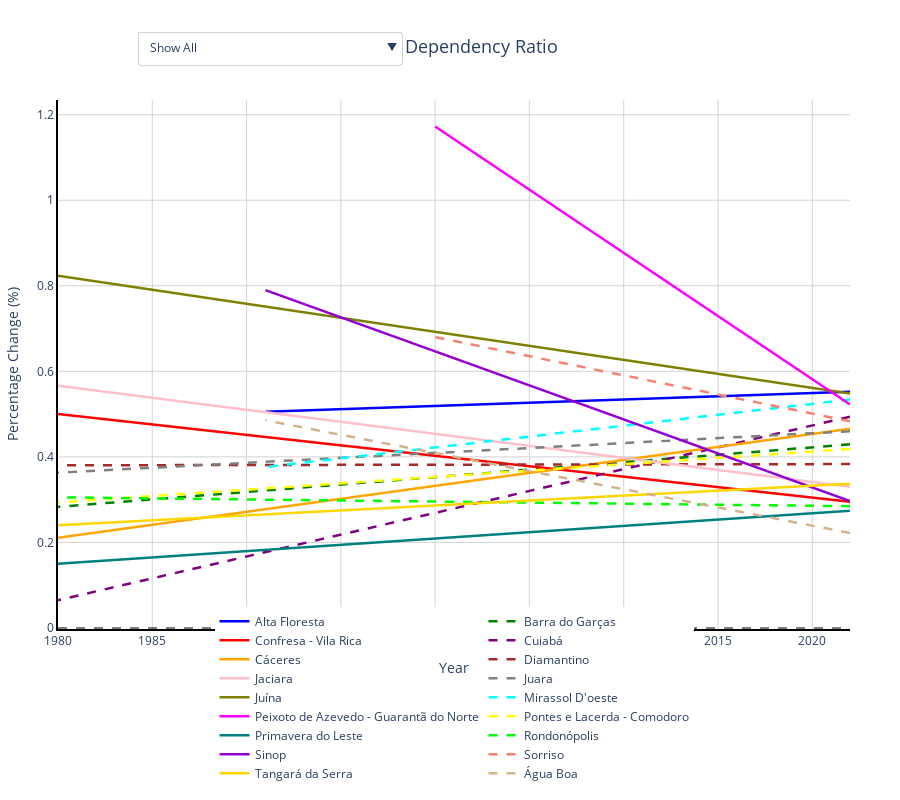

The code cell stored with this chart in its notebook:
### Code cell
# Elderly dependency ratio plot
create_interactive_linear_plot(
    r"C:\Users\daves\OneDrive\Pessoal\Acadêmico\Mestrado\Dissertação - Execução\Dissertação\Quadros e gráficos\Table 12.xlsx",
    "Planilha2",
    r"C:/Users/daves/OneDrive/Pessoal/Acadêmico/Mestrado/Dissertação - Execução/Dissertação/Quadros e gráficos/Elderly_dependency_ratio.html",
    plot_title="Elderly Dependency Ratio",
    y_zero_line=True,
    show_plot=True
)

### Figure 1 — Plotly figure (JSON) as saved in the notebook; plotly's stock layout.template omitted (floating-point values rounded to 4 significant figures)
{"data": [{"hovertemplate": "<b>Alta Floresta</b><br>Year: %{x}<br>Change: %{y:.2f}%", "line": {"color": "blue", "dash": "solid", "width": 2.5}, "mode": "lines", "name": "Alta Floresta", "type": "scatter", "x": [2022, 2010, 2000, 1991], "y": [0.5523, 0.5342, 0.5191, 0.5056]}, {"hovertemplate": "<b>Barra do Garças</b><br>Year: %{x}<br>Change: %{y:.2f}%", "line": {"color": "green", "dash": "dash", "width": 2.5}, "mode": "lines", "name": "Barra do Garças", "type": "scatter", "x": [2022, 2010, 2000, 1991, 1980], "y": [0.4293, 0.3875, 0.3528, 0.3215, 0.2832]}, {"hovertemplate": "<b>Confresa - Vila Rica</b><br>Year: %{x}<br>Change: %{y:.2f}%", "line": {"color": "red", "dash": "solid", "width": 2.5}, "mode": "lines", "name": "Confresa - Vila Rica", "type": "scatter", "x": [2022, 2010, 2000, 1991, 1980], "y": [0.2953, 0.3538, 0.4026, 0.4464, 0.5001]}, {"hovertemplate": "<b>Cuiabá</b><br>Year: %{x}<br>Change: %{y:.2f}%", "line": {"color": "purple", "dash": "dash", "width": 2.5}, "mode": "lines", "name": "Cuiabá", "type": "scatter", "x": [2022, 2010, 2000, 1991, 1980], "y": [0.4939, 0.3713, 0.2692, 0.1773, 0.06503]}, {"hovertemplate": "<b>Cáceres</b><br>Year: %{x}<br>Change: %{y:.2f}%", "line": {"color": "orange", "dash": "solid", "width": 2.5}, "mode": "lines", "name": "Cáceres", "type": "scatter", "x": [2022, 2010, 2000, 1991, 1980], "y": [0.466, 0.3931, 0.3323, 0.2776, 0.2107]}, {"hovertemplate": "<b>Diamantino</b><br>Year: %{x}<br>Change: %{y:.2f}%", "line": {"color": "brown", "dash": "dash", "width": 2.5}, "mode": "lines", "name": "Diamantino", "type": "scatter", "x": [2022, 2010, 2000, 1991, 1980], "y": [0.3832, 0.3824, 0.3817, 0.3811, 0.3803]}, {"hovertemplate": "<b>Jaciara</b><br>Year: %{x}<br>Change: %{y:.2f}%", "line": {"color": "pink", "dash": "solid", "width": 2.5}, "mode": "lines", "name": "Jaciara", "type": "scatter", "x": [2022, 2010, 2000, 1991, 1980], "y": [0.3304, 0.3977, 0.4538, 0.5043, 0.566]}, {"hovertemplate": "<b>Juara</b><br>Year: %{x}<br>Change: %{y:.2f}%", "line": {"color": "gray", "dash": "dash", "width": 2.5}, "mode": "lines", "name": "Juara", "type": "scatter", "x": [2022, 2010, 2000, 1991, 1980], "y": [0.4599, 0.4323, 0.4092, 0.3885, 0.3631]}, {"hovertemplate": "<b>Juína</b><br>Year: %{x}<br>Change: %{y:.2f}%", "line": {"color": "olive", "dash": "solid", "width": 2.5}, "mode": "lines", "name": "Juína", "type": "scatter", "x": [2022, 2010, 2000, 1991, 1980], "y": [0.5479, 0.6266, 0.6922, 0.7513, 0.8235]}, {"hovertemplate": "<b>Mirassol D'oeste</b><br>Year: %{x}<br>Change: %{y:.2f}%", "line": {"color": "cyan", "dash": "dash", "width": 2.5}, "mode": "lines", "name": "Mirassol D'oeste", "type": "scatter", "x": [2022, 2010, 2000, 1991], "y": [0.5341, 0.473, 0.4221, 0.3763]}, {"hovertemplate": "<b>Peixoto de Azevedo - Guarantã do Norte</b><br>Year: %{x}<br>Change: %{y:.2f}%", "line": {"color": "magenta", "dash": "solid", "width": 2.5}, "mode": "lines", "name": "Peixoto de Azevedo - Guarantã do Norte", "type": "scatter", "x": [2022, 2010, 2000], "y": [0.5227, 0.8771, 1.172]}, {"hovertemplate": "<b>Pontes e Lacerda - Comodoro</b><br>Year: %{x}<br>Change: %{y:.2f}%", "line": {"color": "yellow", "dash": "dash", "width": 2.5}, "mode": "lines", "name": "Pontes e Lacerda - Comodoro", "type": "scatter", "x": [2022, 2010, 2000, 1991, 1980], "y": [0.4185, 0.3828, 0.3531, 0.3263, 0.2937]}, {"hovertemplate": "<b>Primavera do Leste</b><br>Year: %{x}<br>Change: %{y:.2f}%", "line": {"color": "teal", "dash": "solid", "width": 2.5}, "mode": "lines", "name": "Primavera do Leste", "type": "scatter", "x": [2022, 2010, 2000, 1991, 1980], "y": [0.2739, 0.2387, 0.2093, 0.1828, 0.1505]}, {"hovertemplate": "<b>Rondonópolis</b><br>Year: %{x}<br>Change: %{y:.2f}%", "line": {"color": "lime", "dash": "dash", "width": 2.5}, "mode": "lines", "name": "Rondonópolis", "type": "scatter", "x": [2022, 2010, 2000, 1991, 1980], "y": [0.2847, 0.2906, 0.2956, 0.3, 0.3055]}, {"hovertemplate": "<b>Sinop</b><br>Year: %{x}<br>Change: %{y:.2f}%", "line": {"color": "darkviolet", "dash": "solid", "width": 2.5}, "mode": "lines", "name": "Sinop", "type": "scatter", "x": [2022, 2010, 2000, 1991], "y": [0.2968, 0.4876, 0.6466, 0.7897]}, {"hovertemplate": "<b>Sorriso</b><br>Year: %{x}<br>Change: %{y:.2f}%", "line": {"color": "salmon", "dash": "dash", "width": 2.5}, "mode": "lines", "name": "Sorriso", "type": "scatter", "x": [2022, 2010, 2000], "y": [0.4833, 0.5906, 0.68]}, {"hovertemplate": "<b>Tangará da Serra</b><br>Year: %{x}<br>Change: %{y:.2f}%", "line": {"color": "gold", "dash": "solid", "width": 2.5}, "mode": "lines", "name": "Tangará da Serra", "type": "scatter", "x": [2022, 2010, 2000, 1991, 1980], "y": [0.3373, 0.3096, 0.2864, 0.2656, 0.2402]}, {"hovertemplate": "<b>Água Boa</b><br>Year: %{x}<br>Change: %{y:.2f}%", "line": {"color": "tan", "dash": "dash", "width": 2.5}, "mode": "lines", "name": "Água Boa", "type": "scatter", "x": [2022, 2010, 2000, 1991], "y": [0.2223, 0.3242, 0.4091, 0.4856]}], "layout": {"height": 800, "legend": {"font": {"size": 12}, "orientation": "h", "x": 0.5, "xanchor": "center", "y": -0.3, "yanchor": "bottom"}, "margin": {"b": 150, "l": 50, "r": 50, "t": 100}, "paper_bgcolor": "white", "plot_bgcolor": "white", "shapes": [{"line": {"color": "black", "dash": "dash"}, "opacity": 0.5, "type": "line", "x0": 0, "x1": 1, "xref": "x domain", "y0": 0, "y1": 0, "yref": "y"}], "title": {"font": {"size": 18}, "text": "Elderly Dependency Ratio", "x": 0.5, "xanchor": "center", "y": 0.95, "yanchor": "top"}, "updatemenus": [{"bgcolor": "white", "bordercolor": "lightgray", "borderwidth": 1, "buttons": [{"args": [{"visible": [true, true, true, true, true, true, true, true, true, true, true, true, true, true, true, true, true, true]}, {"showlegend": true, "title": "Elderly Dependency Ratio"}], "label": "Show All", "method": "update"}, {"args": [{"visible": [true, false, false, false, false, false, false, false, false, false, false, false, false, false, false, false, false, false]}, {"showlegend": true, "title": "Elderly Dependency Ratio - Alta Floresta"}], "label": "Alta Floresta", "method": "update"}, {"args": [{"visible": [false, true, false, false, false, false, false, false, false, false, false, false, false, false, false, false, false, false]}, {"showlegend": true, "title": "Elderly Dependency Ratio - Barra do Garças"}], "label": "Barra do Garças", "method": "update"}, {"args": [{"visible": [false, false, true, false, false, false, false, false, false, false, false, false, false, false, false, false, false, false]}, {"showlegend": true, "title": "Elderly Dependency Ratio - Confresa - Vila Rica"}], "label": "Confresa - Vila Rica", "method": "update"}, {"args": [{"visible": [false, false, false, true, false, false, false, false, false, false, false, false, false, false, false, false, false, false]}, {"showlegend": true, "title": "Elderly Dependency Ratio - Cuiabá"}], "label": "Cuiabá", "method": "update"}, {"args": [{"visible": [false, false, false, false, true, false, false, false, false, false, false, false, false, false, false, false, false, false]}, {"showlegend": true, "title": "Elderly Dependency Ratio - Cáceres"}], "label": "Cáceres", "method": "update"}, {"args": [{"visible": [false, false, false, false, false, true, false, false, false, false, false, false, false, false, false, false, false, false]}, {"showlegend": true, "title": "Elderly Dependency Ratio - Diamantino"}], "label": "Diamantino", "method": "update"}, {"args": [{"visible": [false, false, false, false, false, false, true, false, false, false, false, false, false, false, false, false, false, false]}, {"showlegend": true, "title": "Elderly Dependency Ratio - Jaciara"}], "label": "Jaciara", "method": "update"}, {"args": [{"visible": [false, false, false, false, false, false, false, true, false, false, false, false, false, false, false, false, false, false]}, {"showlegend": true, "title": "Elderly Dependency Ratio - Juara"}], "label": "Juara", "method": "update"}, {"args": [{"visible": [false, false, false, false, false, false, false, false, true, false, false, false, false, false, false, false, false, false]}, {"showlegend": true, "title": "Elderly Dependency Ratio - Juína"}], "label": "Juína", "method": "update"}, {"args": [{"visible": [false, false, false, false, false, false, false, false, false, true, false, false, false, false, false, false, false, false]}, {"showlegend": true, "title": "Elderly Dependency Ratio - Mirassol D'oeste"}], "label": "Mirassol D'oeste", "method": "update"}, {"args": [{"visible": [false, false, false, false, false, false, false, false, false, false, true, false, false, false, false, false, false, false]}, {"showlegend": true, "title": "Elderly Dependency Ratio - Peixoto de Azevedo - Guarantã do Norte"}], "label": "Peixoto de Azevedo - Guarantã do Norte", "method": "update"}, {"args": [{"visible": [false, false, false, false, false, false, false, false, false, false, false, true, false, false, false, false, false, false]}, {"showlegend": true, "title": "Elderly Dependency Ratio - Pontes e Lacerda - Comodoro"}], "label": "Pontes e Lacerda - Comodoro", "method": "update"}, {"args": [{"visible": [false, false, false, false, false, false, false, false, false, false, false, false, true, false, false, false, false, false]}, {"showlegend": true, "title": "Elderly Dependency Ratio - Primavera do Leste"}], "label": "Primavera do Leste", "method": "update"}, {"args": [{"visible": [false, false, false, false, false, false, false, false, false, false, false, false, false, true, false, false, false, false]}, {"showlegend": true, "title": "Elderly Dependency Ratio - Rondonópolis"}], "label": "Rondonópolis", "method": "update"}, {"args": [{"visible": [false, false, false, false, false, false, false, false, false, false, false, false, false, false, true, false, false, false]}, {"showlegend": true, "title": "Elderly Dependency Ratio - Sinop"}], "label": "Sinop", "method": "update"}, {"args": [{"visible": [false, false, false, false, false, false, false, false, false, false, false, false, false, false, false, true, false, false]}, {"showlegend": true, "title": "Elderly Dependency Ratio - Sorriso"}], "label": "Sorriso", "method": "update"}, {"args": [{"visible": [false, false, false, false, false, false, false, false, false, false, false, false, false, false, false, false, true, false]}, {"showlegend": true, "title": "Elderly Dependency Ratio - Tangará da Serra"}], "label": "Tangará da Serra", "method": "update"}, {"args": [{"visible": [false, false, false, false, false, false, false, false, false, false, false, false, false, false, false, false, false, true]}, {"showlegend": true, "title": "Elderly Dependency Ratio - Água Boa"}], "label": "Água Boa", "method": "update"}], "direction": "down", "font": {"size": 12}, "pad": {"r": 10, "t": 10}, "showactive": true, "x": 0.1, "xanchor": "left", "y": 1.15, "yanchor": "top"}], "xaxis": {"gridcolor": "lightgray", "gridwidth": 1, "linecolor": "black", "linewidth": 2, "showgrid": true, "showline": true, "title": {"text": "Year"}, "zeroline": false}, "yaxis": {"gridcolor": "lightgray", "gridwidth": 1, "linecolor": "black", "linewidth": 2, "showgrid": true, "showline": true, "title": {"text": "Percentage Change (%)"}, "zeroline": true, "zerolinecolor": "black", "zerolinewidth": 1}}}
